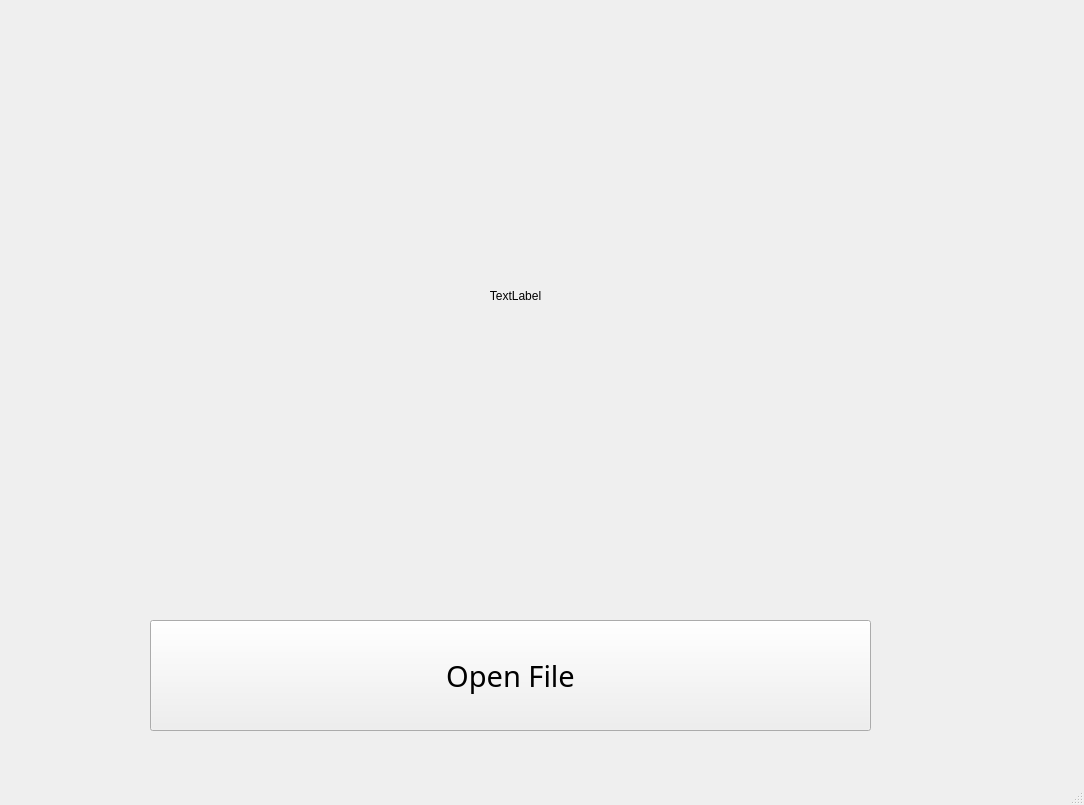
<?xml version="1.0" encoding="UTF-8"?>
<ui version="4.0">
 <class>MainWindow</class>
 <widget class="QMainWindow" name="MainWindow">
  <property name="geometry">
   <rect>
    <x>0</x>
    <y>0</y>
    <width>1084</width>
    <height>805</height>
   </rect>
  </property>
  <property name="windowTitle">
   <string>MainWindow</string>
  </property>
  <widget class="QWidget" name="centralwidget">
   <widget class="QLabel" name="label">
    <property name="geometry">
     <rect>
      <x>40</x>
      <y>30</y>
      <width>951</width>
      <height>531</height>
     </rect>
    </property>
    <property name="text">
     <string>TextLabel</string>
    </property>
    <property name="alignment">
     <set>Qt::AlignCenter</set>
    </property>
   </widget>
   <widget class="QPushButton" name="pushButton">
    <property name="geometry">
     <rect>
      <x>150</x>
      <y>620</y>
      <width>721</width>
      <height>111</height>
     </rect>
    </property>
    <property name="font">
     <font>
      <family>Agency FB</family>
      <pointsize>22</pointsize>
     </font>
    </property>
    <property name="text">
     <string>Open File</string>
    </property>
   </widget>
  </widget>
  <widget class="QMenuBar" name="menubar">
   <property name="geometry">
    <rect>
     <x>0</x>
     <y>0</y>
     <width>1084</width>
     <height>26</height>
    </rect>
   </property>
  </widget>
  <widget class="QStatusBar" name="statusbar"/>
 </widget>
 <resources/>
 <connections/>
</ui>
